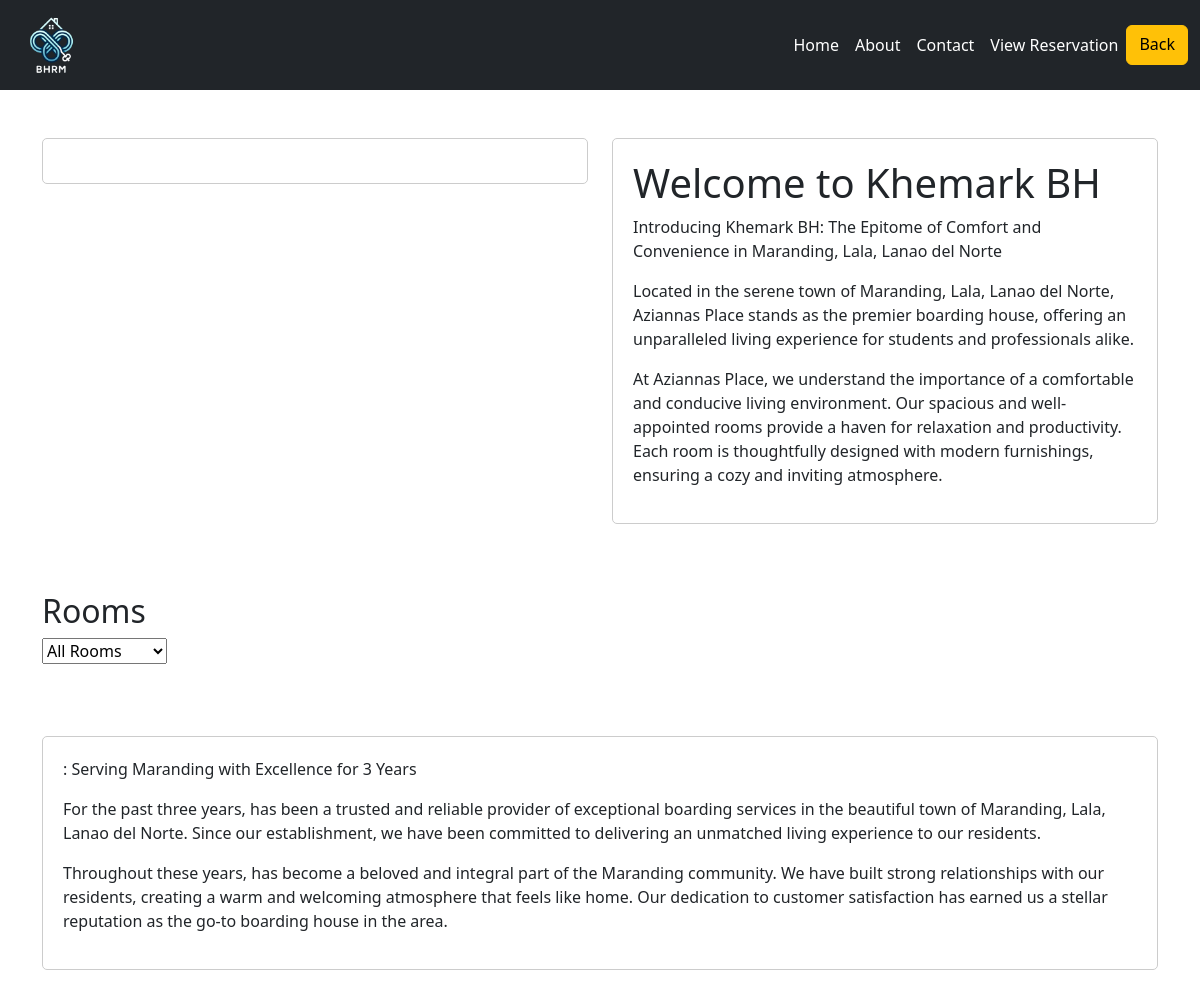
Before: /boardinghouse.php?hname=Khemark BH (signed in) with the older database file.
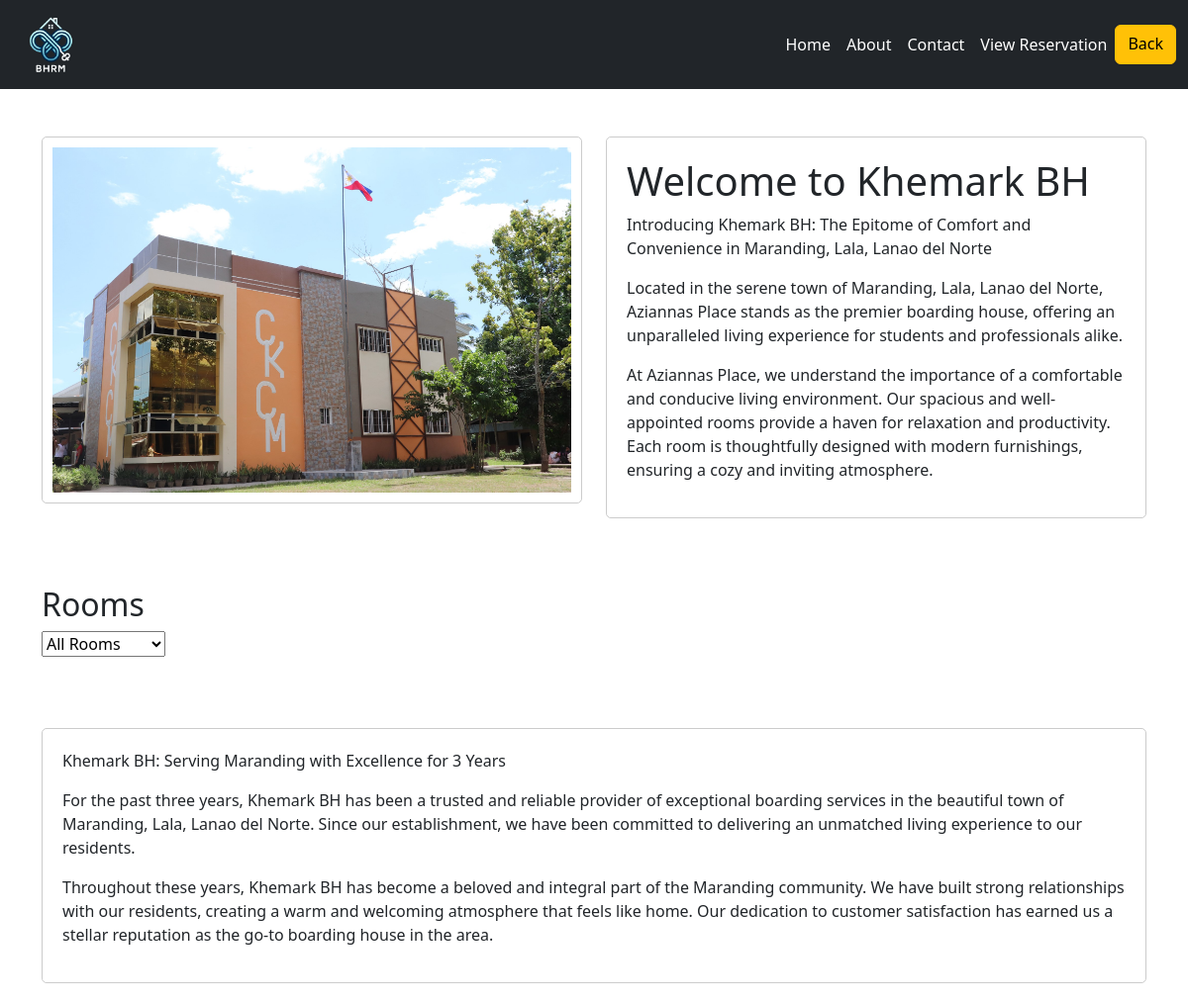
After: the same page with the newer database file.
### tables this page shows
CREATE TABLE `boardinghouses` (
  `id` int(11) NOT NULL,
  `owner` varchar(255) NOT NULL,
  `hname` varchar(25) NOT NULL,
  `haddress` varchar(25) NOT NULL
);

CREATE TABLE `documents` (
  `id` int(255) NOT NULL,
  `documents` varchar(255) NOT NULL,
  `image` varchar(255) NOT NULL,
  `hname` varchar(255) NOT NULL
);

### boardinghouse.php (the view, shortened to what the changed rows need)
<?php
require 'php/connection.php';
if(!empty($_SESSION["uname"]) && $_SESSION["role"] == 'landlord'){
    $uname = $_SESSION['uname'];
    $query = "select * from boardinghouses inner join documents on boardinghouses.hname = documents.hname where boardinghouses.owner = '$uname'";
    $result = mysqli_query($conn, $query);
    $fetch = mysqli_fetch_assoc($result);
}elseif(!empty($_SESSION["uname"]) && $_SESSION["role"] == 'user'){
    if (isset($_GET['hname'])){
        $hname = $_SESSION['hname'];
        $query = "select * from boardinghouses inner join documents on boardinghouses.hname = documents.hname where boardinghouses.hname = '$hname'";
        $result = mysqli_query($conn, $query);
        $fetch = mysqli_fetch_assoc($result);
    }
}else{
    header('location: index.php');
}
?>
<!DOCTYPE html>
<html lang="en">
<head>
    <link href="https://cdn.jsdelivr.net/npm/bootstrap@5.3.2/dist/css/bootstrap.min.css" rel="stylesheet">
</head>
<body>
<section class="container mt-5">
<div class="row">
    <div class="col-md-6">
        <div class="image-box">
            <img src="<?php echo $fetch['image']?>" class="img-fluid" >
        </div>
    </div>
    <div class="col-md-6">
        <div class="text-box">
            <h1>Welcome to <?php echo $_SESSION['hname']?></h1>
        </div>
    </div>
</div>
    <div class="row mt-5">
        <div class="col">
            <h2>Rooms</h2>
            <br>
            <br>
        </div>
    </div>
    <div class="row mt-5">
    <div class="col">
        <div class="text-box">
            <p> <?php if (!empty($_SESSION['hname']) && $_SESSION['role'] == 'landlord'){
                $uname = $_SESSION['uname'];
                $query = "select * from boardinghouses where owner = '$uname'";
                $result = mysqli_query($conn, $query);
                $fetch = mysqli_fetch_assoc($result);
                } elseif (!empty($_SESSION) && $_SESSION['role'] == 'user'){
                    $hname = $_GET['hname'];
                    $query = "SELECT * FROM boardinghouses where hname = '$hname'";
                    $result = mysqli_query($conn, $query);
                    $fetch = mysqli_fetch_assoc($result);
                    } echo $fetch['hname'];
                ?>: Serving Maranding with Excellence for 3 Years</p>
            <p>For the past three years, <?php echo $fetch['hname']?> has been a trusted and reliable provider of exceptional boarding services in the beautiful town of Maranding, Lala, Lanao del Norte. Since our establishment, we have been committed to delivering an unmatched living experience to our residents.</p>
            <p>Throughout these years, <?php echo $fetch['hname']?> has become a beloved and integral part of the Maranding community. We have built strong relationships with our residents, creating a warm and welcoming atmosphere that feels like home. Our dedication to customer satisfaction has earned us a stellar reputation as the go-to boarding house in the area.</p>
        </div>
    </div>
</div>
</section>
</body>
</html>

Changed rows visible on the page:
added boardinghouses: documents.image (picture), hname "Khemark BH"
